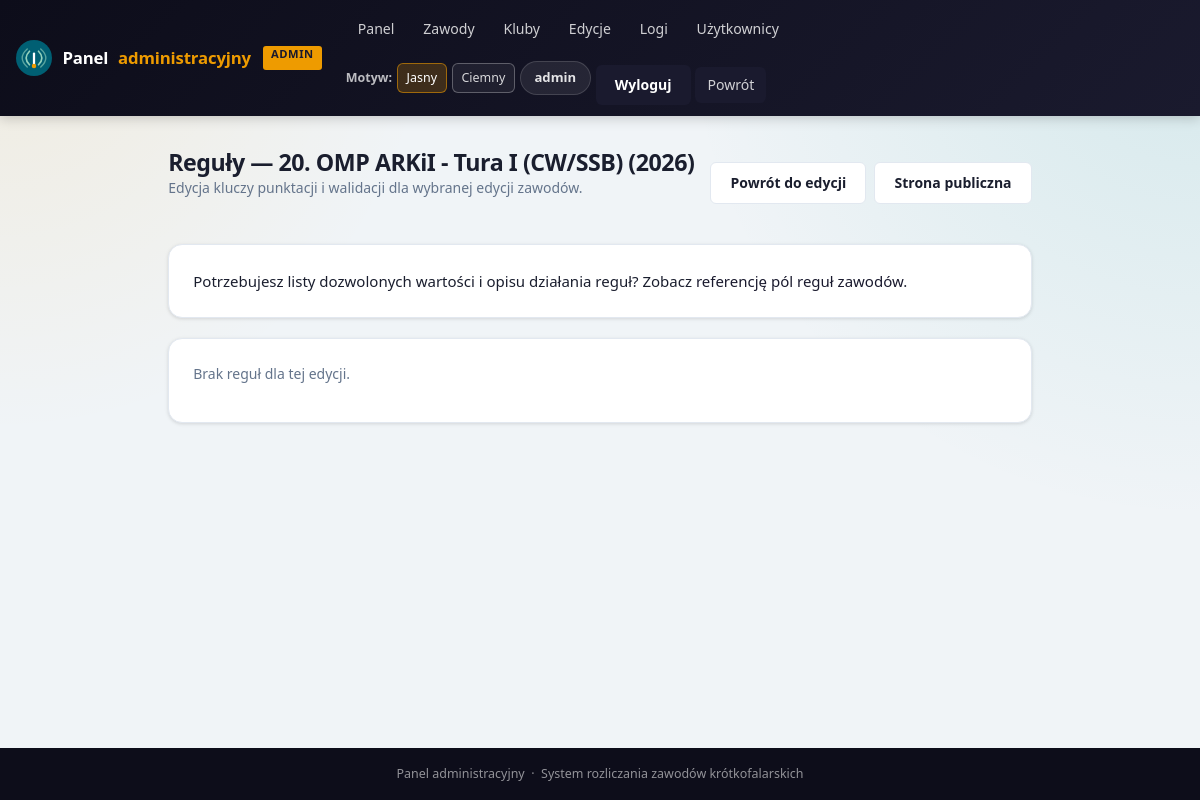
The app's page /admin/editions/1/rules (signed in) with its own data.
### app/models.py (models this page shows, shortened)
class AdminUser(db.Model):
    id = db.Column(db.Integer, primary_key=True)
    username = db.Column(db.String(80), nullable=False, unique=True)
    password_hash = db.Column(db.String(255), nullable=False)
    created_at = db.Column(db.DateTime, default=datetime.utcnow, nullable=False)
    last_login_at = db.Column(db.DateTime, nullable=True)

class ContestEdition(db.Model):
    id = db.Column(db.Integer, primary_key=True)
    contest_id = db.Column(db.Integer, db.ForeignKey("contest.id"), nullable=False)
    year = db.Column(db.Integer, nullable=False)
    name = db.Column(db.String(120), nullable=True)
    description = db.Column(db.Text, nullable=True)
    status = db.Column(db.String(32), default="draft", nullable=False)
    submission_open_at = db.Column(db.DateTime, nullable=True)
    submission_deadline = db.Column(db.DateTime, nullable=True)
    created_at = db.Column(db.DateTime, default=datetime.utcnow, nullable=False)
    contest = db.relationship("Contest", back_populates="editions")
    rules = db.relationship(
        "ContestRule",
        back_populates="edition",
        cascade="all, delete-orphan",
        order_by="ContestRule.key",
    )
    logs = db.relationship(
        "ContestLog",
        back_populates="edition",
        cascade="all, delete-orphan",
        order_by="ContestLog.uploaded_at.desc()",
    )
    categories = db.relationship(
        "ContestCategory",
        back_populates="edition",
        cascade="all, delete-orphan",
        order_by="ContestCategory.name",
    )
    certificate_template = db.relationship(
        "CertificateTemplate",
        back_populates="edition",
        uselist=False,
        cascade="all, delete-orphan",
    )
    __table_args__ = (db.UniqueConstraint("contest_id", "year", name="uq_contest_edition_year"),)
    @property
    def display_name(self) -> str:
        if self.name:
            return f"{self.name} ({self.year})"
        return f"{self.contest.name} {self.year}"

### app/admin.py (the view)
@admin_bp.route("/editions/<int:edition_id>/rules")
@admin_login_required
def edition_rules(edition_id: int):
    edition = ContestEdition.query.get_or_404(edition_id)
    return render_template("admin/edition_rules.html", edition=edition)

### app/admin.py (called while the page is built)
@admin_bp.before_request
def require_admin_login():
    allowed_endpoints = {
        "admin.login",
        "admin.logout",
    }
    if request.endpoint in allowed_endpoints:
        return None
    if get_current_admin_user() is None:
        flash("Zaloguj się, aby uzyskać dostęp do panelu administracyjnego.", "error")
        return redirect(url_for("admin.login", next=request.full_path if request.query_string else None))

### app/admin_auth.py (called while the page is built)
def get_current_admin_user() -> AdminUser | None:
    if hasattr(g, "current_admin_user"):
        return g.current_admin_user
    user_id = session.get(SESSION_KEY)
    if not user_id:
        g.current_admin_user = None
        return None
    user = db.session.get(AdminUser, user_id)
    g.current_admin_user = user
    return user

def admin_login_required(view):
    @wraps(view)
    def wrapped(*args, **kwargs):
        if get_current_admin_user() is None:
            flash("Zaloguj się, aby uzyskać dostęp do panelu administracyjnego.", "error")
            return redirect(url_for("admin.login", next=request.full_path if request.query_string else None))
        return view(*args, **kwargs)
    return wrapped

### app/templates/admin/edition_rules.html
{% extends 'admin/base.html' %}
{% block content %}
<div class="page-header">
    <div>
        <h2>Reguły — {{ edition.display_name }}</h2>
        <p class="muted">Edycja kluczy punktacji i walidacji dla wybranej edycji zawodów.</p>
    </div>
    <div class="action-bar mb-0">
        <a href="{{ url_for('admin.edit_edition', edition_id=edition.id) }}" class="button btn-secondary">Powrót do edycji</a>
        <a href="{{ url_for('main.edition_detail', edition_id=edition.id) }}" class="button btn-secondary">Strona publiczna</a>
    </div>
</div>
<section class="card">
    <p class="mb-0">
        Potrzebujesz listy dozwolonych wartości i opisu działania reguł?
        Zobacz <a href="{{ url_for('main.contest_rule_fields_help') }}">referencję pól reguł zawodów</a>.
    </p>
</section>
<section class="card">
    {% if edition.rules %}
        <div class="table-wrap">
            <table>
                <thead>
                    <tr>
                        <th>Key</th>
                        <th>Value</th>
                        <th>Opis</th>
                    </tr>
                </thead>
                <tbody>
                    {% for rule in edition.rules %}
                    <tr>
                        <td><code>{{ rule.key }}</code></td>
                        <td>
                            <form method="post" action="{{ url_for('admin.update_rule', edition_id=edition.id, rule_id=rule.id) }}" class="inline-rule-form">
                                <input name="value" type="text" value="{{ rule.value }}">
                                <button type="submit" class="btn-sm">Zapisz</button>
                            </form>
                        </td>
                        <td>
                            <span class="muted">{{ rule.description or '' }}</span>
                        </td>
                    </tr>
                    {% endfor %}
                </tbody>
            </table>
        </div>
    {% else %}
        <p class="muted">Brak reguł dla tej edycji.</p>
    {% endif %}
</section>
{% endblock %}

### app/templates/admin/base.html (shortened to what this page needs)
<!doctype html>
<html lang="{{ ui_lang }}" data-theme="{{ ui_theme }}">
<head>
    <link rel="stylesheet" href="{{ url_for('static', filename='styles.css') }}">
</head>
<body class="admin-panel">
<header class="site-header admin-header">
    <div class="header-inner">
        <a class="site-logo" href="{{ url_for('admin.dashboard') }}">
            <img src="{{ url_for('static', filename='favicon.svg') }}" alt="Logo">
            <span class="site-logo-text">Panel&nbsp;<span class="logo-accent">administracyjny</span> <span class="admin-badge">ADMIN</span></span>
        </a>
        <nav class="admin-nav">
            <div class="admin-nav-primary">
                <a href="{{ url_for('admin.dashboard') }}">Panel</a>
                <a href="{{ url_for('admin.contests') }}">Zawody</a>
                <a href="{{ url_for('admin.clubs') }}">Kluby</a>
                <a href="{{ url_for('admin.editions') }}">Edycje</a>
                <a href="{{ url_for('admin.logs') }}">Logi</a>
                <a href="{{ url_for('admin.users') }}">Użytkownicy</a>
            </div>
            <div class="admin-nav-meta">
                <span class="admin-nav-label">{{ t('theme') }}:</span>
                <a href="{{ ui_url(theme='light') }}" class="nav-chip {% if ui_theme == 'light' %}active{% endif %}">{{ t('theme_light') }}</a>
                <a href="{{ ui_url(theme='dark') }}" class="nav-chip {% if ui_theme == 'dark' %}active{% endif %}">{{ t('theme_dark') }}</a>
                {% if current_admin_user %}
                    <span class="admin-user-pill">{{ current_admin_user.username }}</span>
                    <form method="post" action="{{ url_for('admin.logout') }}" class="admin-nav-form">
                        <button type="submit" class="button admin-logout">Wyloguj</button>
                    </form>
                {% endif %}
                <a href="{{ url_for('main.index') }}" class="button admin-public-link">Powrót</a>
            </div>
        </nav>
    </div>
</header>
<main class="container admin-main">
    {% block content %}{% endblock %}
</main>
<footer class="site-footer">
    Panel administracyjny &nbsp;·&nbsp; System rozliczania zawodów krótkofalarskich
</footer>
</body>
</html>

### app/templates/admin/base.html (style rules this page uses)
:root { --clr-primary: #1a1a2e; --clr-primary-dark: #0d0d1a; --clr-primary-light:#2d2d5a; --clr-accent: #ee9b00; }
.site-header { background: linear-gradient(135deg, #0d0d1a 0%, #1a1a2e 100%); }
.admin-badge { display: inline-block; background: var(--clr-accent); color: #1a1a2e; font-size: .7rem; font-weight: 800; padding: .15rem .5rem; border-radius: 3px; vertical-align: middle; margin-left: .4rem; letter-spacing: .05em; }

### records on screen
AdminUser: username "admin"
ContestEdition: display_name "20. OMP ARKiI - Tura I (CW/SSB) (2026)"

### other values on screen
{{ t('theme') }} "Motyw"
{{ t('theme_light') }} "Jasny"
{{ t('theme_dark') }} "Ciemny"
